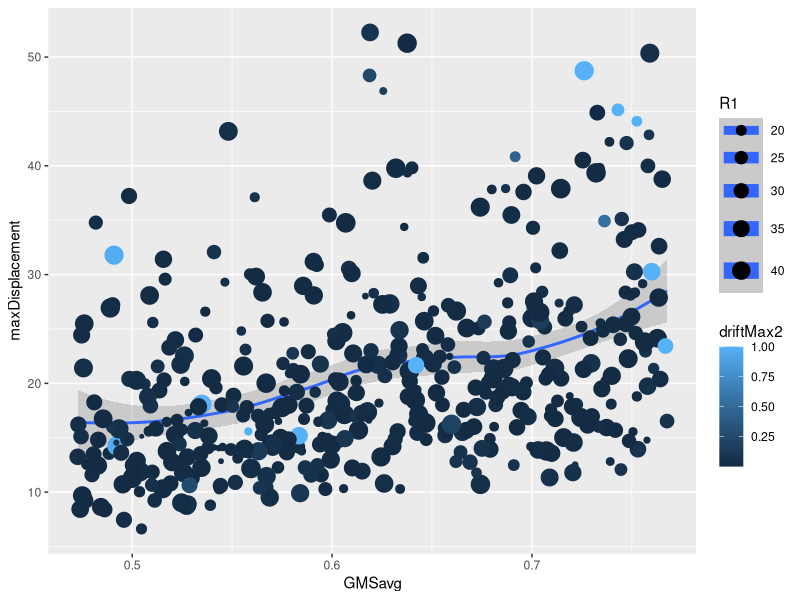
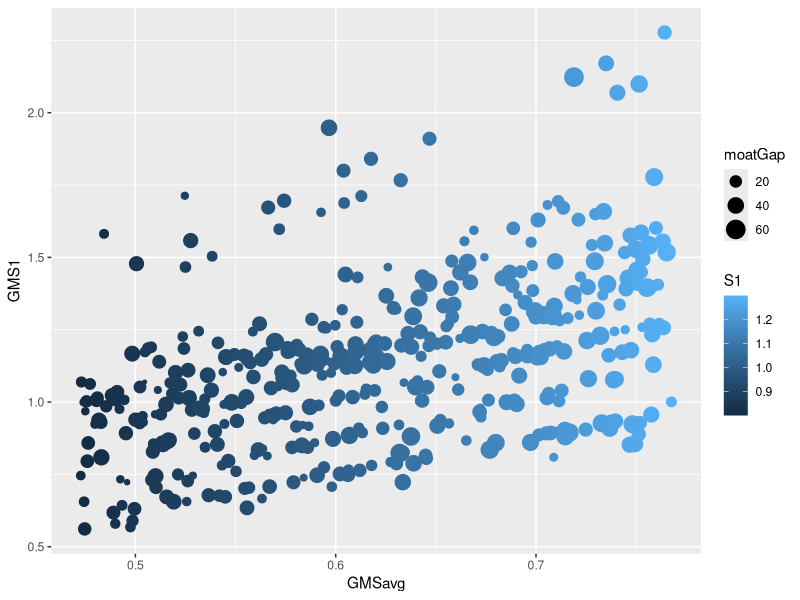
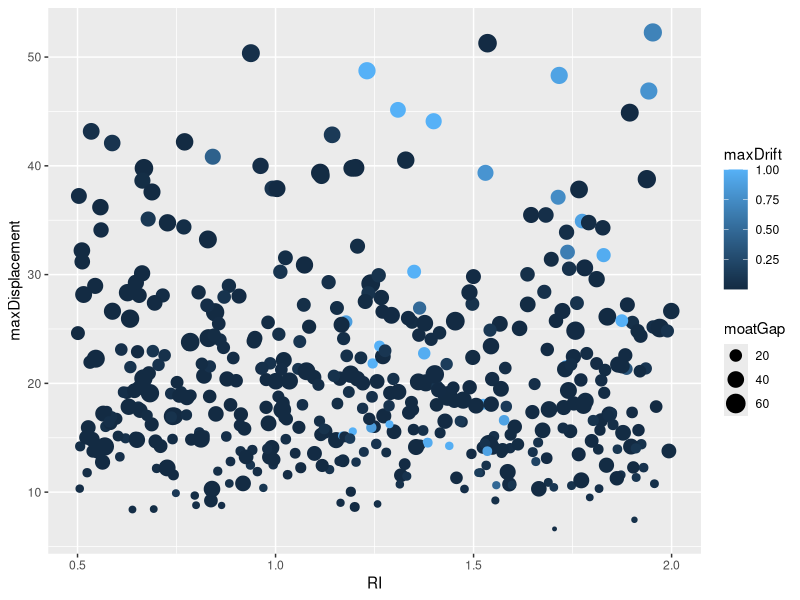
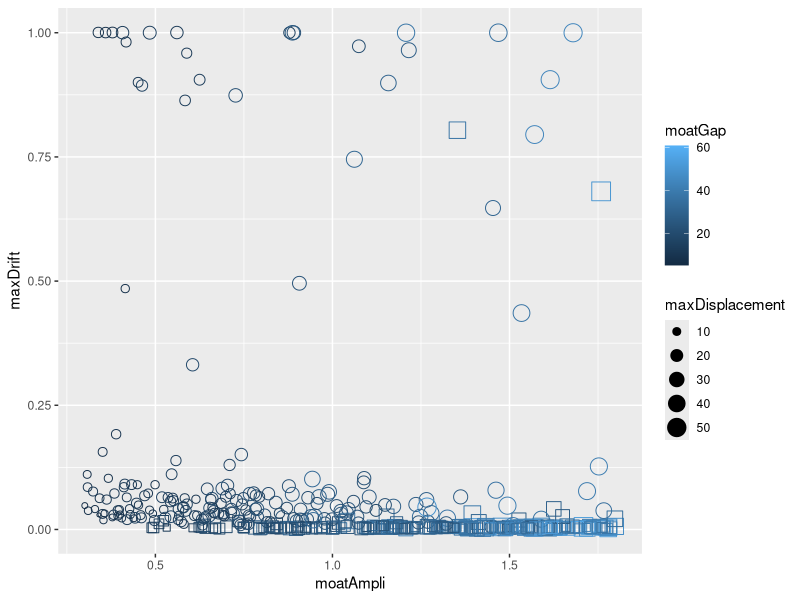
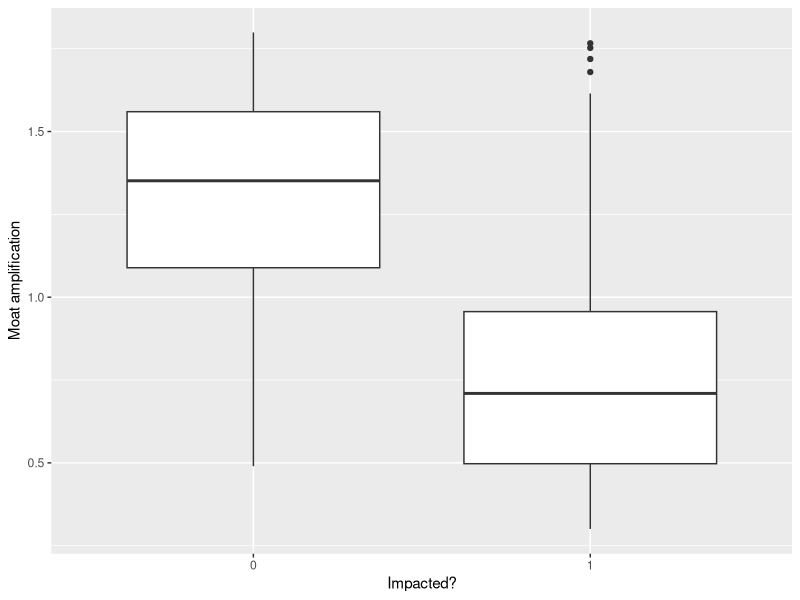

Generate these figures, in order, with R:
# Huy Pham
# UC Berkeley
# Created: September 2020
# Description: This script plots data from the isolation data

library(ggplot2)

isolDat <- read.csv('./sessionOut/sessionSummary.csv', header=TRUE)
isolDat$maxDrift <- pmax(isolDat$driftMax1, isolDat$driftMax2, isolDat$driftMax3)

isolPlot <- ggplot(isolDat, aes(GMSavg, maxDisplacement, colour = driftMax2, size = R1)) +
  geom_smooth() + geom_point()

isolPlot

intensityMeasures <- ggplot(isolDat, aes(GMSavg, GMS1, colour = S1, size = moatGap)) +
  geom_point()

intensityMeasures

nonDimPlot <- ggplot(isolDat, aes(RI, maxDisplacement, colour = maxDrift, size = moatGap)) +
  geom_point()

nonDimPlot

gapPlot <- ggplot(isolDat, aes(moatAmpli, maxDrift, colour = moatGap, size = maxDisplacement)) +
  geom_point(aes(shape=impacted)) + scale_shape_identity()

gapPlot

bp <- ggplot(data = isolDat, aes(x = as.factor(impacted), y = moatAmpli)) +
  geom_boxplot() +
  xlab("Impacted?") + ylab("Moat amplification")

bp
